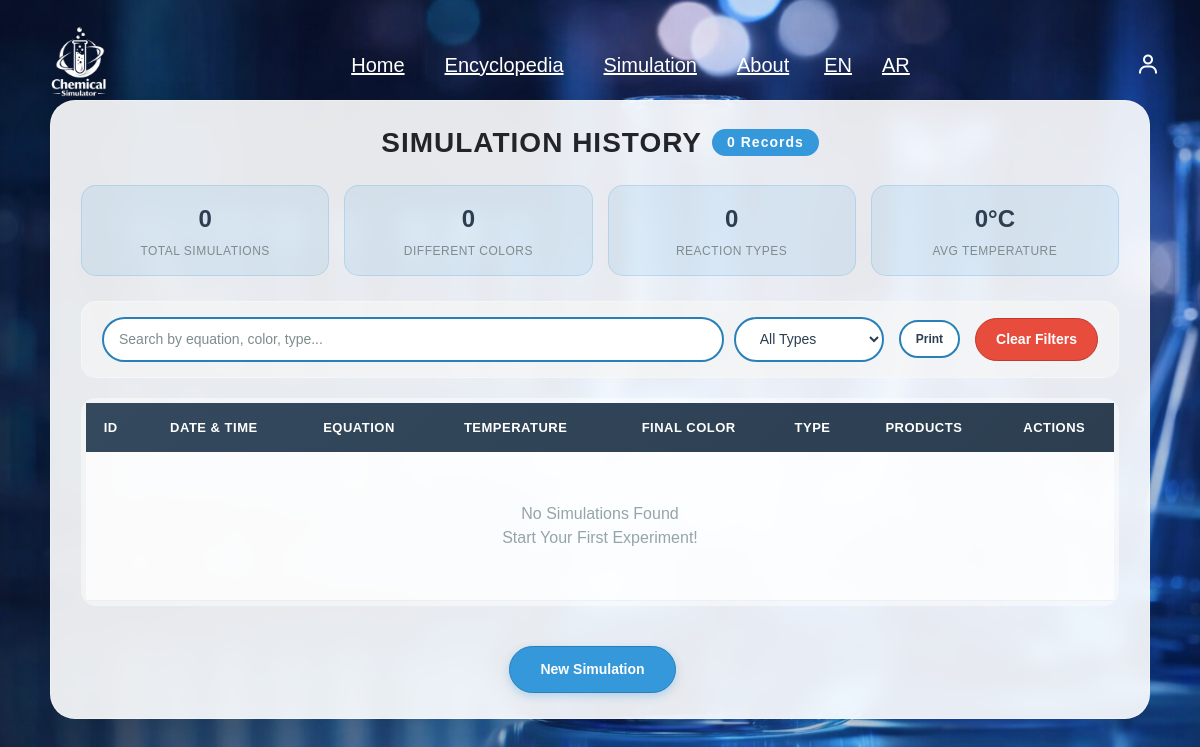
Page /simulation/history (signed in) on the earlier database version.
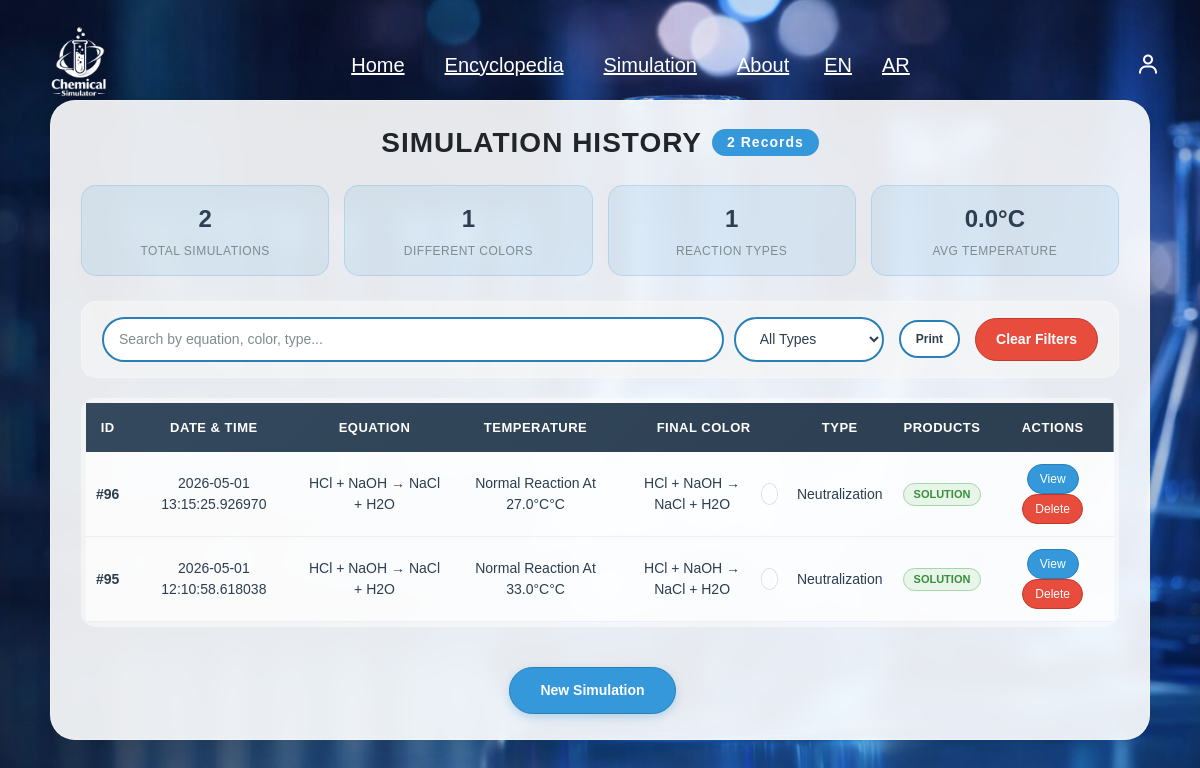
Same page on the later database version.
### tables this page shows
CREATE TABLE reaction_results (
        id INTEGER PRIMARY KEY AUTOINCREMENT,
        simulation_id INTEGER UNIQUE NOT NULL,
        products TEXT,
        energyReleased REAL,
        state TEXT, color TEXT,
        FOREIGN KEY (simulation_id) REFERENCES "simulation"(id)
    );

CREATE TABLE "simulation" (
        id INTEGER PRIMARY KEY AUTOINCREMENT,
        user_id INTEGER NOT NULL,
        reaction_id INTEGER NOT NULL,
        date TEXT NOT NULL,
        result TEXT, temperature REAL DEFAULT 25,
        FOREIGN KEY (user_id) REFERENCES users(id),
        FOREIGN KEY (reaction_id) REFERENCES chemical_reactions(id)
    );

CREATE TABLE chemical_reactions (
        id INTEGER PRIMARY KEY AUTOINCREMENT,
        equation TEXT NOT NULL,
        type TEXT,
        temperature REAL,
        pressure REAL
    , result_color TEXT, gas_produced INTEGER DEFAULT 0, precipitate INTEGER DEFAULT 0, min_temp REAL DEFAULT 25, description TEXT, created_at TEXT);

### routes/simulation.py (the view)
@simulation_bp.route("/history", methods=["GET"])
def simulation_history():
    if "user_id" not in session:
        return redirect(url_for("login.login"))
    db = get_db()
    cursor = db.cursor()
    cursor.execute("""
        SELECT s.id, s.date, s.result, s.temperature,
               rr.products, rr.color, rr.state,
               r.equation as reaction_equation
        FROM simulation s
        JOIN reaction_results rr ON s.id = rr.simulation_id
        LEFT JOIN chemical_reactions r ON s.reaction_id = r.id
        WHERE s.user_id = ?
        ORDER BY s.date DESC
        LIMIT 20
    """, (session["user_id"],))
    history = cursor.fetchall()
    return render_template("simulation/history.html", history=history)

### app.py (called while the page is built)
def get_locale():
    return session.get('lang', 'en')

@app.before_request
def set_language():
    lang = request.args.get('lang')
    if lang:
        session['lang'] = lang

@app.context_processor
def inject_globals():
    return dict(get_locale=get_locale)

@app.context_processor
def inject_notifications():
    conn = sqlite3.connect('database/chemical.db')
    c = conn.cursor()
    c.execute("SELECT COUNT(*) FROM pending_reactions WHERE status='pending'")
    count = c.fetchone()[0]
    conn.close()
    return dict(pending_count=count)

### database/db.py (called while the page is built)
def get_db():
    if "db" not in g:
        g.db = sqlite3.connect(DB_PATH)
        g.db.row_factory = sqlite3.Row  # مهم جدًا ليعمل user["password"]
    return g.db

### templates/simulation/history.html (shortened to what this page needs)
{% extends "base.html" %}
{% block head %}
<link rel="stylesheet" href="{{ url_for('static', filename='css/history.css') }}">
{% endblock %}
{% block content %}
<div class="overlay">
    <div class="history-container">
        <h1>
            {{ _('SIMULATION HISTORY') }}
            <span class="records-badge">{{ history|length }} {{ _('Records') }}</span>
        </h1>
        <div class="stats-grid">
            <div class="stat-card">
                <div class="stat-value">{{ history|length }}</div>
                <div class="stat-label">{{ _('Total Simulations') }}</div>
            </div>
            <div class="stat-card">
                {% set colors = [] %}
                <div class="stat-value">{{ colors|length }}</div>
                <div class="stat-label">{{ _('Different Colors') }}</div>
            </div>
            <div class="stat-card">
                {% set types = [] %}
                <div class="stat-value">{{ types|length }}</div>
                <div class="stat-label">{{ _('Reaction Types') }}</div>
            </div>
            <div class="stat-card">
                {% set total_temp = 0.0 %}
                {% for sim in history %}
                    {% set total_temp = total_temp + sim[2]|float %}
                {% endfor %}
                {% if history|length > 0 %}
                    {% set avg_temp = (total_temp / history|length)|round(1) %}
                {% else %}
                    {% set avg_temp = 0 %}
                {% endif %}
                <div class="stat-value">{{ avg_temp }}°C</div>
                <div class="stat-label">{{ _('Avg Temperature') }}</div>
            </div>
        </div>
        <div class="filter-section">
            <div class="search-box">
                <input type="text" class="search-input" id="searchInput" placeholder="{{ _('Search by equation, color, type...') }}" onkeyup="filterTable()">
                <select class="filter-select" id="typeFilter" onchange="filterTable()">
                    <option value="all">{{ _('All Types') }}</option>
                </select>
            </div>
            <div class="export-buttons">
                <button class="export-btn" onclick="printTable()">{{ _('Print') }}</button>
            </div>
            <button class="clear-filter" onclick="clearFilters()">{{ _('Clear Filters') }}</button>
        </div>
        <div class="table-container">
            <table id="historyTable">
                <thead>
                    <tr>
                        <th>{{ _('ID') }}</th>
                        <th>{{ _('Date & Time') }}</th>
                        <th>{{ _('Equation') }}</th>
                        <th>{{ _('Temperature') }}</th>
                        <th>{{ _('Final Color') }}</th>
                        <th>{{ _('Type') }}</th>
                        <th>{{ _('Products') }}</th>
                        <th>{{ _('Actions') }}</th>
                    </tr>
                </thead>
                <tbody>
                    {% if history %}
                        {% for sim in history %}
                        <tr>
                            <td><strong>#{{ sim[0] }}</strong></td>
                            <td>{{ sim[1] }}</td>
                            <td>{{ sim[7] or sim[3] }}</td>
                            <td>{{ sim[2] }}°C</td>
                            <td>
                                <div class="color-cell">
                                    {{ sim[4] }}
                                    <span class="color-dot" style="background-color: '{{ sim[4] }}';"></span>
                                </div>
                            </td>
                            <td>{{ sim[6] }}</td>
                            <td>
                                {% set type_lower = sim[6]|lower %}
                                {% if 'gas' in type_lower %}
                                    <span class="badge badge-gas">{{ _('Gas') }}</span>
                                {% elif 'precipitation' in type_lower or 'precipitate' in type_lower %}
                                    <span class="badge badge-precipitate">{{ _('Precipitate') }}</span>
                                {% else %}
                                    <span class="badge badge-solution">{{ _('Solution') }}</span>
                                {% endif %}
                            </td>
                            <td>
                                <button class="action-btn view-btn" onclick="viewSimulation('{{ sim[0] }}')">{{ _('View') }}</button>
                                <button class="action-btn delete-btn" onclick="deleteSimulation('{{ sim[0] }}')">{{ _('Delete') }}</button>
                            </td>
                        </tr>
                        {% endfor %}
                    {% else %}
                        <tr>
                            <td colspan="8" class="no-data">
                                <div>{{ _('No simulations found') }}</div>
                                <div>{{ _('Start your first experiment!') }}</div>
                            </td>
                        </tr>
                    {% endif %}
                </tbody>
            </table>
        </div>
        <div class="nav-links">
            <a href="{{ url_for('simulation.simulation_page') }}" class="btn">{{ _('New Simulation') }}</a>
        </div>
    </div>
</div>
{% endblock %}

### templates/base.html (shortened to what this page needs)
<!doctype html>
<html lang="{{ get_locale() }}" dir="{{ 'rtl' if get_locale() == 'ar' else 'ltr' }}">
  <head>
    <link href="https://cdn.jsdelivr.net/npm/bootstrap@5.3.2/dist/css/bootstrap.min.css" rel="stylesheet"/>
    <link href='https://unpkg.com/boxicons@2.1.4/css/boxicons.min.css' rel='stylesheet'>
    <link rel="stylesheet" href="{{ url_for('static', filename='css/style.css') }}"/>
    <link rel="stylesheet" href="{{ url_for('static', filename='css/login.css') }}"/>
    {% block head %}{% endblock %}
  </head>
  <body>
    {% include "header.html" %}
    {% block content %}{% endblock %}
  </body>
</html>

### templates/header.html (shortened to what this page needs)
<header class="fixed-top py-4 text-white">
  <div class="container-fluid px-5 d-flex align-items-center justify-content-between">
    <a href="{{ url_for('home') }}" class="logo">
      <img src="{{ url_for('static', filename='img/logo.png') }}" alt="Logo" class="logo-img" />
    </a>
    <nav class="navbar d-none d-md-flex">
      <a href="{{ url_for('home') }}" class="text-white mx-2">{{ _('Home') }}</a>
      <a href="{{ url_for('compound.encyclopedia') }}" class="text-white mx-2">{{ _('Encyclopedia') }}</a>
      <a href="{{ url_for('simulation.simulation_page') }}" class="text-white mx-2">{{ _('Simulation') }}</a>
      <a href="{{ url_for('home') }}#about" class="text-white mx-2">{{ _('About') }}</a>
      <a href="{{ request.path }}?lang=en" class="lang-btn">EN</a>
      <a href="{{ request.path }}?lang=ar" class="lang-btn">AR</a>
    </nav>
<div class="user-menu">
  <i class="bx bx-user user-icon"></i>
</div>
  </div>
</header>

### static/css/style.css (style rules this page uses)
* { padding: 0; margin: 0; box-sizing: border-box; font-family: "Lucida Sans", "Lucida Sans Regular", "Lucida Grande", "Lucida Sans Unicode", Geneva, Verdana, sans-serif; outline: none; border: none; text-decoration: none; text-transform: capitalize; transition: 0.2s linear; }
html { font-size: 62.5%; scroll-behavior: smooth; overflow-x: hidden; }
header { background-color: rgba(0, 0, 0, 0); box-shadow: none; position: fixed; width: 100%; z-index: 999; }
header a, header .logo, header .navbar a, header .user-menu i { color: #fff !important; }
.logo { font-size: 2rem; font-weight: bolder; }
.navbar a { font-size: 2rem; padding: 0 1.5rem; font-family: "Lucida Sans", "Lucida Sans Regular", "Lucida Grande", "Lucida Sans Unicode", Geneva, Verdana, sans-serif; }
.logo img.logo-img { height: 100px; width: auto; display: block; }
.user-icon { color: #fff !important; }
.user-menu { position: relative; cursor: pointer; display: flex; align-items: center; }
.user-menu i { font-size: 24px; padding: 10px; border-radius: 50%; transition: 0.3s ease; }
.btn { display: inline-block; margin-top: 15px; margin-right: 15px; padding: 1rem 2.5rem; font-size: 1.6rem; background: #1f4ed8; color: white; }
.user-menu { position: relative; display: inline-block; }
.user-icon { font-size: 22px; cursor: pointer; color: #2f6bff; padding: 8px; }
.user-menu::after { content: ""; position: absolute; top: 100%; height: 10px; width: 100%; }

### static/css/login.css (style rules this page uses)
* { margin: 0; padding: 0; box-sizing: border-box; font-family: "Lucida Sans", "Lucida Sans Regular", "Lucida Grande", "Lucida Sans Unicode", Geneva, Verdana, sans-serif; }
body { display: flex; justify-content: center; align-items: flex-start; min-height: 100vh; padding-top: 120px; background: url("../img/img1.png") no-repeat; background-size: cover; background-position: center; }
input[type="email"], input[type="text"], input[type="password"] { text-transform: none !important; }

Differences in the rows shown:
added reaction_results: sim "96", date "2026-05-01 13:15:25.926970", equation "HCl + NaOH → NaCl + H2O", result "Normal Reaction At 27.0°C", products "HCl + NaOH → NaCl + H2O", state "Neutralization"
added reaction_results: sim "95", date "2026-05-01 12:10:58.618038", equation "HCl + NaOH → NaCl + H2O", result "Normal Reaction At 33.0°C", products "HCl + NaOH → NaCl + H2O", state "Neutralization"
Other differences:
{{ history|length }}: "0" → "2"
{{ colors|length }}: "0" → "1"
{{ types|length }}: "0" → "1"
{{ avg_temp }}: "0" → "0.0"
text no longer shown: "No Simulations Found Start Your First Experiment!"
